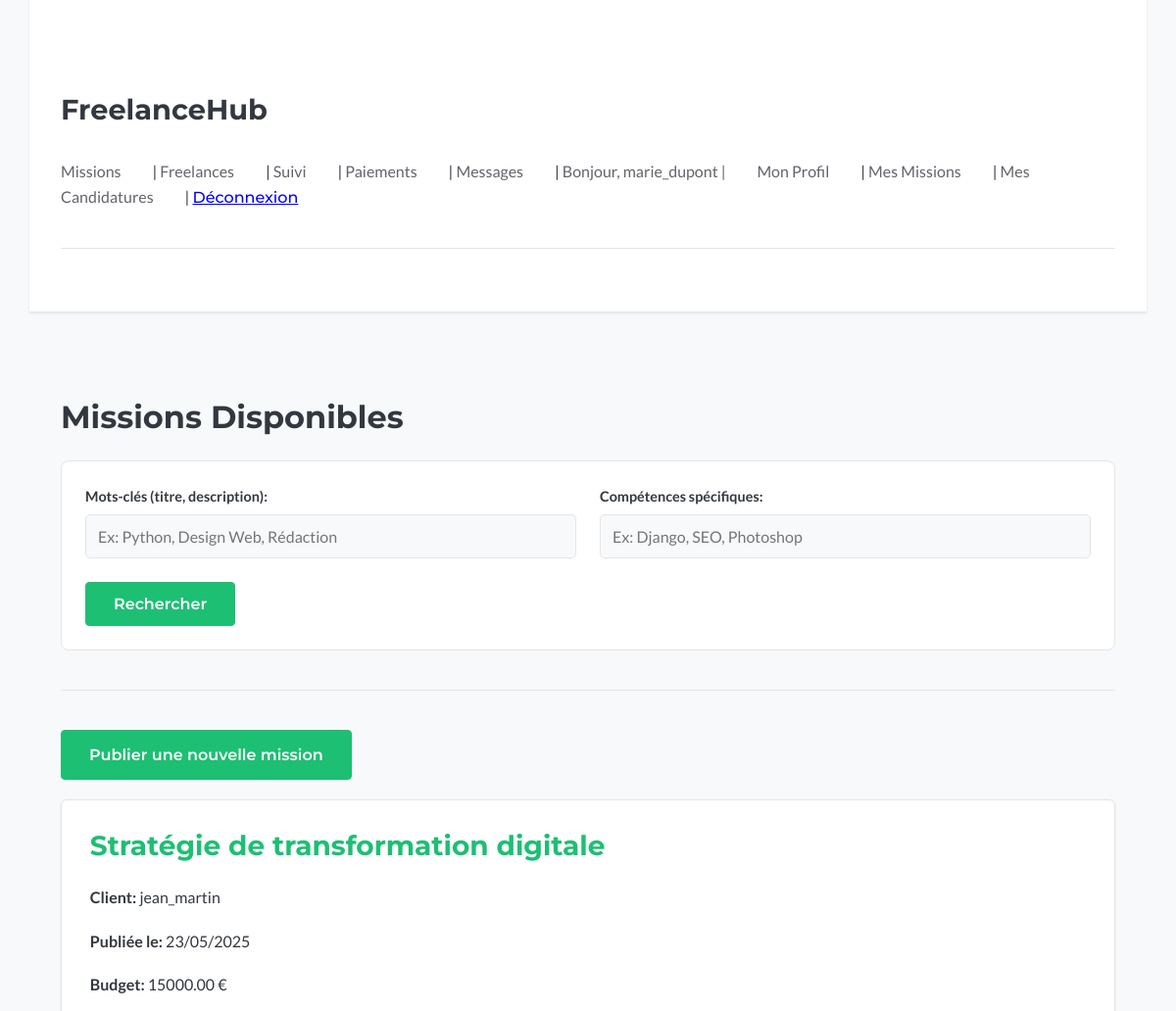
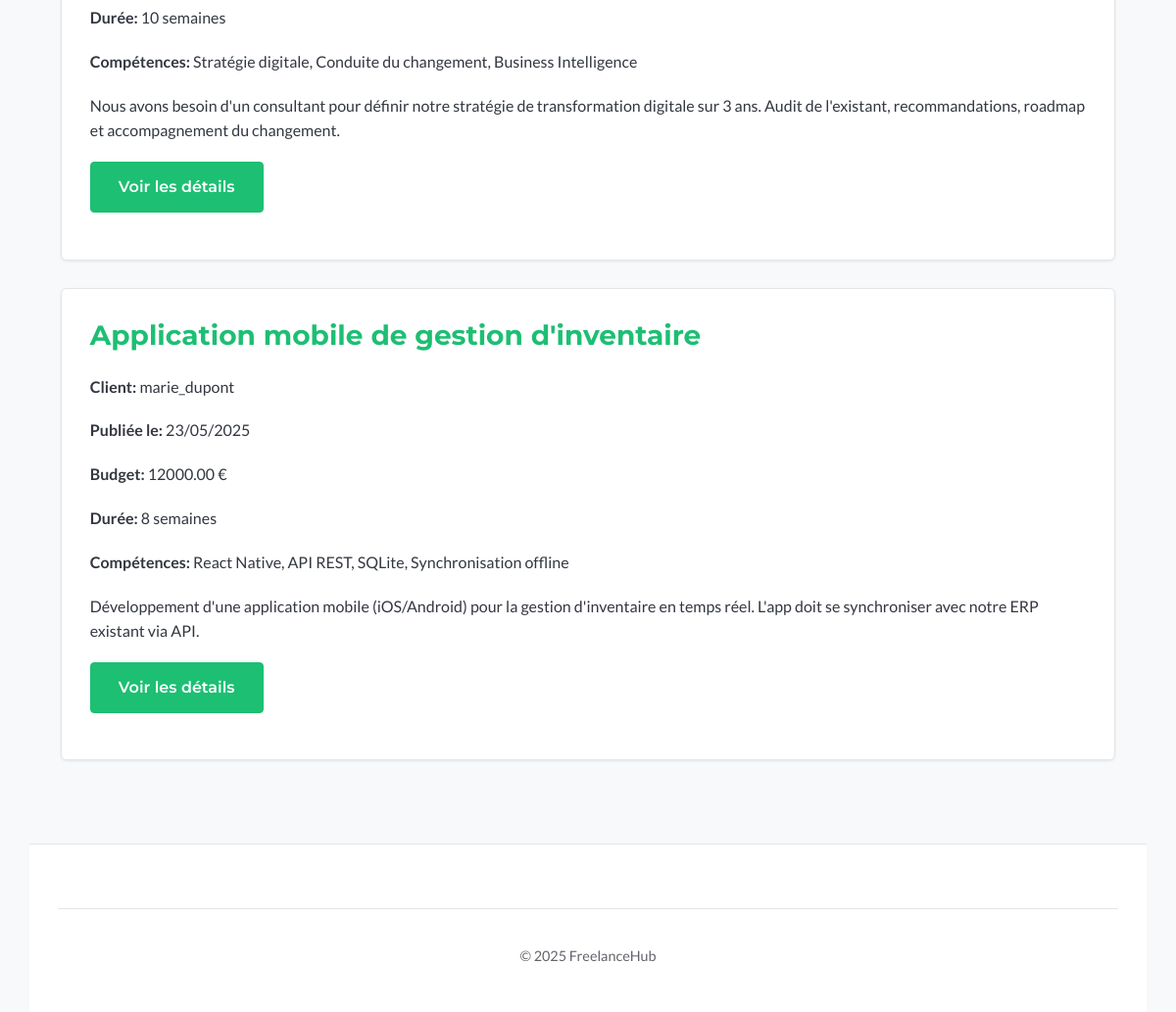
The app's page /missions/ (signed in) with its own data (2 pictures, top to bottom).
### missions/models.py (models this page shows, shortened)
class Mission(models.Model):
    client = models.ForeignKey(
        settings.AUTH_USER_MODEL,
        on_delete=models.CASCADE,  # Si le client est supprimé, ses missions aussi
        related_name="missions_publiees",
        verbose_name="Client",
    )
    titre = models.CharField(max_length=255, verbose_name="Titre de la mission")
    description = models.TextField(verbose_name="Description détaillée")
    competences_requises = models.TextField(
        blank=True, null=True, verbose_name="Compétences requises"
    )  # Ou ManyToMany vers un modèle Skill
    budget_propose = models.DecimalField(
        max_digits=10,
        decimal_places=2,
        blank=True,
        null=True,
        verbose_name="Budget proposé (€)",
    )
    duree_estimee = models.CharField(
        max_length=100, blank=True, null=True, verbose_name="Durée estimée"
    )  # Ex: "2 semaines", "1 mois"
    date_publication = models.DateTimeField(
        auto_now_add=True, verbose_name="Date de publication"
    )  # Se met automatiquement à la création
    date_limite_candidature = models.DateField(
        blank=True, null=True, verbose_name="Date limite pour postuler"
    )
    date_debut_souhaitee = models.DateField(
        blank=True, null=True, verbose_name="Date de début souhaitée"
    )
    date_fin_souhaitee = models.DateField(
        blank=True, null=True, verbose_name="Date de fin souhaitée"
    )
    statut = models.CharField(
        max_length=20,
        choices=MissionStatus.choices,
        default=MissionStatus.OPEN,
        verbose_name="Statut",
    )
    freelance_assigne = models.ForeignKey(
        settings.AUTH_USER_MODEL,
        on_delete=models.SET_NULL,  # Si le freelance est supprimé, la mission n'est plus assignée mais existe toujours
        related_name="missions_assignees",
        blank=True,  # Non obligatoire (au début, pas de freelance assigné)
        null=True,  # Peut être vide en BDD
        verbose_name="Freelance Assigné",
    )
    class Meta:
        verbose_name = "Mission"
        verbose_name_plural = "Missions"
        ordering = [
            "-date_publication"
        ]  # Ordonner par défaut les missions de la plus récente à la plus ancienne

### missions/views.py (the view, shortened to what this page needs)
# urls.py: path('', views.mission_list_view, name='list'),
@login_required
def mission_list_view(request):
    queryset = Mission.objects.filter(statut=MissionStatus.OPEN).order_by(
        "-date_publication"
    )
    form = MissionSearchForm(request.GET or None)
    context = {
        "missions": queryset,
        "search_form": form,
    }
    return render(request, "missions/mission_list.html", context)

### missions/forms.py
class MissionSearchForm(forms.Form):
    keywords = forms.CharField(
        label="Mots-clés (titre, description)",
        required=False,
        widget=forms.TextInput(attrs={'placeholder': 'Ex: Python, Design Web, Rédaction'})
    )
    competences = forms.CharField(
        label="Compétences spécifiques",
        required=False,
        widget=forms.TextInput(attrs={'placeholder': 'Ex: Django, SEO, Photoshop'})
    )

### missions/templates/missions/mission_list.html (shortened to what this page needs)
{% extends "base.html" %}
{% block content %}
  <h2>Missions Disponibles</h2>
  <form method="get" action="{% url 'missions:list' %}" class="search-form">
    <div class="form-row">
        <div class="form-field">
            {{ search_form.keywords.label_tag }}
            {{ search_form.keywords }}
        </div>
        <div class="form-field">
            {{ search_form.competences.label_tag }}
            {{ search_form.competences }}
        </div>
    </div>
    <div class="form-actions">
        <button type="submit" class="button">Rechercher</button>
    </div>
  </form>
  <hr>
  {% if user.is_authenticated %}
  <p><a href="{% url 'missions:create' %}" class="button">Publier une nouvelle mission</a></p>
  {% endif %}
  {% if missions %}
    {% for mission in missions %}
      <article class="card">
        <h3><a href="{% url 'missions:detail' mission.pk %}">{{ mission.titre }}</a></h3>
        <p><strong>Client:</strong> {{ mission.client.username }}</p>
        <p><strong>Publiée le:</strong> {{ mission.date_publication|date:"d/m/Y" }}</p>
        <p><strong>Budget:</strong> {% if mission.budget_propose %}{{ mission.budget_propose }} €{% else %}Non spécifié{% endif %}</p>
        <p><strong>Durée:</strong> {{ mission.duree_estimee|default:"Non spécifiée" }}</p>
        <p><strong>Compétences:</strong> {{ mission.competences_requises|truncatewords:15|default:"Non spécifiées" }}</p>
        <p>{{ mission.description|truncatewords:30 }}</p>
        <p><a href="{% url 'missions:detail' mission.pk %}" class="button button-secondary">Voir les détails</a></p>
      </article>
    {% endfor %}
  {% else %}
    {% if request.GET %}
        <p>Aucune mission ne correspond à vos critères de recherche.</p>
    {% else %}
        <p>Aucune mission n'est actuellement disponible.</p>
    {% endif %}
  {% endif %}
{% endblock %}

### templates/base.html (shortened to what this page needs)
{% load static %}
<!doctype html>
<html lang="fr">
<head>
    <link rel="stylesheet" href="{% static 'css/style.css' %}">
</head>
<body>
    <header>
        <h1><a href="{% url 'home' %}">FreelanceHub</a></h1>
        <nav>
            <a href="{% url 'missions:list' %}">Missions</a> |
            <a href="{% url 'users:freelance_search' %}">Freelances</a> |
            {% if user.is_authenticated %}
                <a href="{% url 'missions:tracking_dashboard' %}">Suivi</a> |
                <a href="{% url 'payments:dashboard' %}">Paiements</a> |
                <a href="{% url 'messaging:list' %}">Messages</a> |
                <span>Bonjour, {{ user.username }} | </span>
                <a href="{% url 'users:profile' %}">Mon Profil</a> |
                <a href="{% url 'missions:my_missions' %}">Mes Missions</a> |
                <a href="{% url 'missions:my_applications' %}">Mes Candidatures</a> |
                <form action="{% url 'users:logout' %}" method="post" style="display: inline;">
                    <button type="submit" style="background:none; border:none; padding:0; color: blue; text-decoration:underline; cursor:pointer;">Déconnexion</button>
                </form>
            {% else %}
                <a href="{% url 'users:login' %}">Connexion</a> |
                <a href="{% url 'users:register' %}">Inscription</a>
            {% endif %}
        </nav>
        <hr>
    </header>
    <main>
        {% block content %}{% endblock %}
    </main>
    <footer>
        <hr>
        <p>© 2025 FreelanceHub</p>
    </footer>
</body>
</html>

### missions/templates/missions/mission_list.html (style rules this page uses)
.search-form { background-color: var(--surface-color); padding: 1.5em; border-radius: 8px; margin-bottom: 2em; border: 1px solid var(--border-color); }
.search-form .form-row { display: flex; flex-wrap: wrap; gap: 1.5em; margin-bottom: 1.5em; }
.search-form .form-field { flex: 1; min-width: 250px; }
.search-form .form-field label { display: block; margin-bottom: 0.5em; font-weight: 600; color: var(--text-color); font-size: 0.9rem; }
.search-form .form-field input { width: 100%; padding: 0.75em; border: 1px solid var(--border-color); border-radius: 5px; background-color: var(--bg-color); color: var(--text-color); font-size: 1rem; }
.search-form .form-actions { display: flex; align-items: center; gap: 1em; }

### records on screen
Mission: titre "Stratégie de transformation digitale", client.username "jean_martin", date_publication "23/05/2025", budget_propose "15000.00", duree_estimee "10 semaines", competences_requises "Stratégie digitale, Conduite du changement, Business Intelligence", description "Nous avons besoin d'un consultant pour définir notre stratégie de transformation digitale sur 3 ans. Audit de l'existant, recommandations, roadmap et accompagnement du changement."
Mission: titre "Application mobile de gestion d'inventaire", client.username "marie_dupont", date_publication "23/05/2025", budget_propose "12000.00", duree_estimee "8 semaines", competences_requises "React Native, API REST, SQLite, Synchronisation offline", description "Développement d'une application mobile (iOS/Android) pour la gestion d'inventaire en temps réel. L'app doit se synchroniser avec notre ERP existant via API."

### other values on screen
{{ user.username }} "marie_dupont"
{{ search_form.keywords.label_tag }} "Mots-clés (titre, description):"
{{ search_form.competences.label_tag }} "Compétences spécifiques:"
